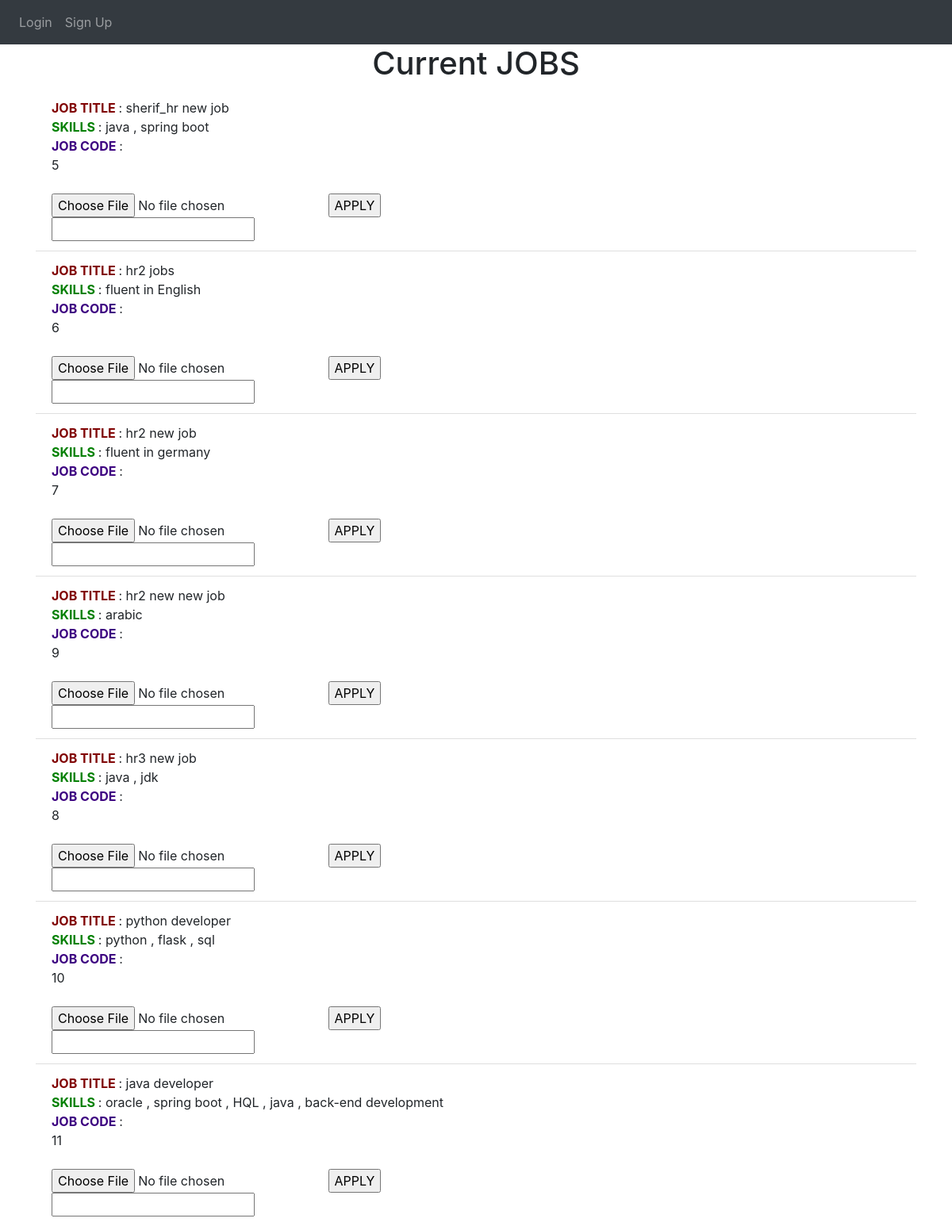
/apply, run on the app's committed database.
### website/models.py (models this page shows)
class Job(db.Model):
    id = db.Column(db.Integer, primary_key=True)
    title = db.Column(db.String(100))
    Required_skills = db.Column(db.String(1000))
    user_id = db.Column(db.Integer, db.ForeignKey('user.id'))
    candidates = db.relationship('UserData')

### website/views.py (the view, shortened to what this page needs)
@views.route('/apply', methods=['GET','POST'])
def apply_for_job():
    form = UploadFileForm()
    hr_user = User.query.filter_by(email='hr@gmail.com').first()
    ds_keyword = ['tensorflow', 'keras', 'pytorch', 'Programming', 'machine learning', 'deep Learning',
                                  'flask', 'streamlit', 'Matlab', 'Research', 'learning', 'Analysis', 'Mining', 'Data']
    web_keyword = ['Illustrator', 'react', 'django', 'Programming', 'node jS', 'react js', 'php',
                                   'Analysis', 'laravel', 'magento', 'wordpress',
                                   'javascript', 'angular js', 'c#', 'flask', 'Programming']
    android_keyword = ['Strategy', 'Design', 'Adobe', 'Interactive', 'Photoshop', 'Prototyping',
                                       'Programming', 'Indesign', 'Analysis', 'android', 'android development',
                                       'flutter', 'kotlin', 'xml', 'kivy']
    ios_keyword = ['International', 'Communication', 'Programming', 'Architecture', 'Rest', 'ios',
                                   'ios development', 'swift', 'cocoa', 'cocoa touch', 'Analysis', 'xcode']
    uiux_keyword = ['ux', 'adobe xd', 'figma', 'zeplin', 'balsamiq', 'ui', 'prototyping', 'wireframes',
                                    'Programming', 'storyframes', 'adobe photoshop', 'photoshop', 'editing',
                                    'adobe illustrator', 'illustrator', 'adobe after effects', 'after effects',
                                    'adobe premier pro', 'premier pro', 'adobe indesign', 'indesign', 'wireframe',
                                    'solid', 'grasp', 'user research', 'user experience']
    hr_users = User.query.filter_by(category='hr').all()
    return render_template("apply.html", user=current_user , hrs=hr_users, hr=hr_user , form=form)

### website/views.py
class UploadFileForm(FlaskForm):
    file = FileField("File", validators=[InputRequired()])
    job_id = StringField('job_id',validators=[DataRequired(), Length( min=1, max=20)])
    submit = SubmitField("APPLY")

### website/templates/apply.html (shortened to what this page needs)
{% extends "base.html" %} {% block title %}Add Job{% endblock %} {% block content%}
    <h1 align="center">Current JOBS</h1>
    <ul class="list-group list-group-flush" id="jobs">
      {% for hr in hrs %}
      {% for job in hr.jobs %}
      <li class="list-group-item">
        <span class="font-weight-bold" style="color:rgb(128, 0, 0)">JOB TITLE </span>: {{ job.title }}
        <br />
        <span class="font-weight-bold" style="color:green">SKILLS </span> : {{ job.Required_skills }}
        <br />
        <form method='POST' enctype='multipart/form-data'>
            <span for="jobId" class="font-weight-bold" style="color:rgb(60, 0, 128)">JOB CODE </span> : <div id="jobId" name="jobId">{{job.id}}</div>
            <br />
            {{form.file()}}
            {{form.submit()}}
            <br />
            {{form.job_id()}}
        </form>
      </li>
      {% endfor %}
      {% endfor %}
    </ul>
    {% endblock %}

### website/templates/base.html (shortened to what this page needs)
<!DOCTYPE html>
<html>
  <head>
    <link
      rel="stylesheet"
      href="https://stackpath.bootstrapcdn.com/bootstrap/4.4.1/css/bootstrap.min.css"
    />
    <link
      rel="stylesheet"
      href="https://stackpath.bootstrapcdn.com/font-awesome/4.7.0/css/font-awesome.min.css"
    />
  </head>
  <body>
    <nav class="navbar navbar-expand-lg navbar-dark bg-dark">
      <div class="collapse navbar-collapse" id="navbar">
        <div class="navbar-nav">
          {% if user.is_authenticated %}
          <a class="nav-item nav-link" id="home" href="/">Home</a>
          <a class="nav-item nav-link" id="logout" href="/logout">Logout</a>
          {% if user.category == 'hr' %}
          <a class="nav-item nav-link" id="AddJob" href="/jobs">Add/Delete Job</a>
          <a class="nav-item nav-link" id="viewStat" href="/viewStat">Analytics</a>
          {% else %}
          <a class="nav-item nav-link" id="apply" href="/apply">Apply For a Job</a>
          <a class="nav-item nav-link" id="personalityTest" href="/personalityTest">Personality Test</a>
          {% endif %}
          {% else %}
          <a class="nav-item nav-link" id="login" href="/login">Login</a>
          <a class="nav-item nav-link" id="signUp" href="/sign-up">Sign Up</a>
          {% endif %}
        </div>
      </div>
    </nav>
    <div class="container">{% block content %} {% endblock %}</div>
  </body>
</html>

### data on the page
Job: title "sherif_hr new job", Required_skills "java , spring boot", id "5"
Job: title "hr2 jobs", Required_skills "fluent in English", id "6"
Job: title "hr2 new job", Required_skills "fluent in germany", id "7"
Job: title "hr2 new new job", Required_skills "arabic", id "9"
Job: title "hr3 new job", Required_skills "java , jdk", id "8"
Job: title "python developer", Required_skills "python , flask , sql", id "10"
Job: title "java developer", Required_skills "oracle , spring boot , HQL , java , back-end development", id "11"
